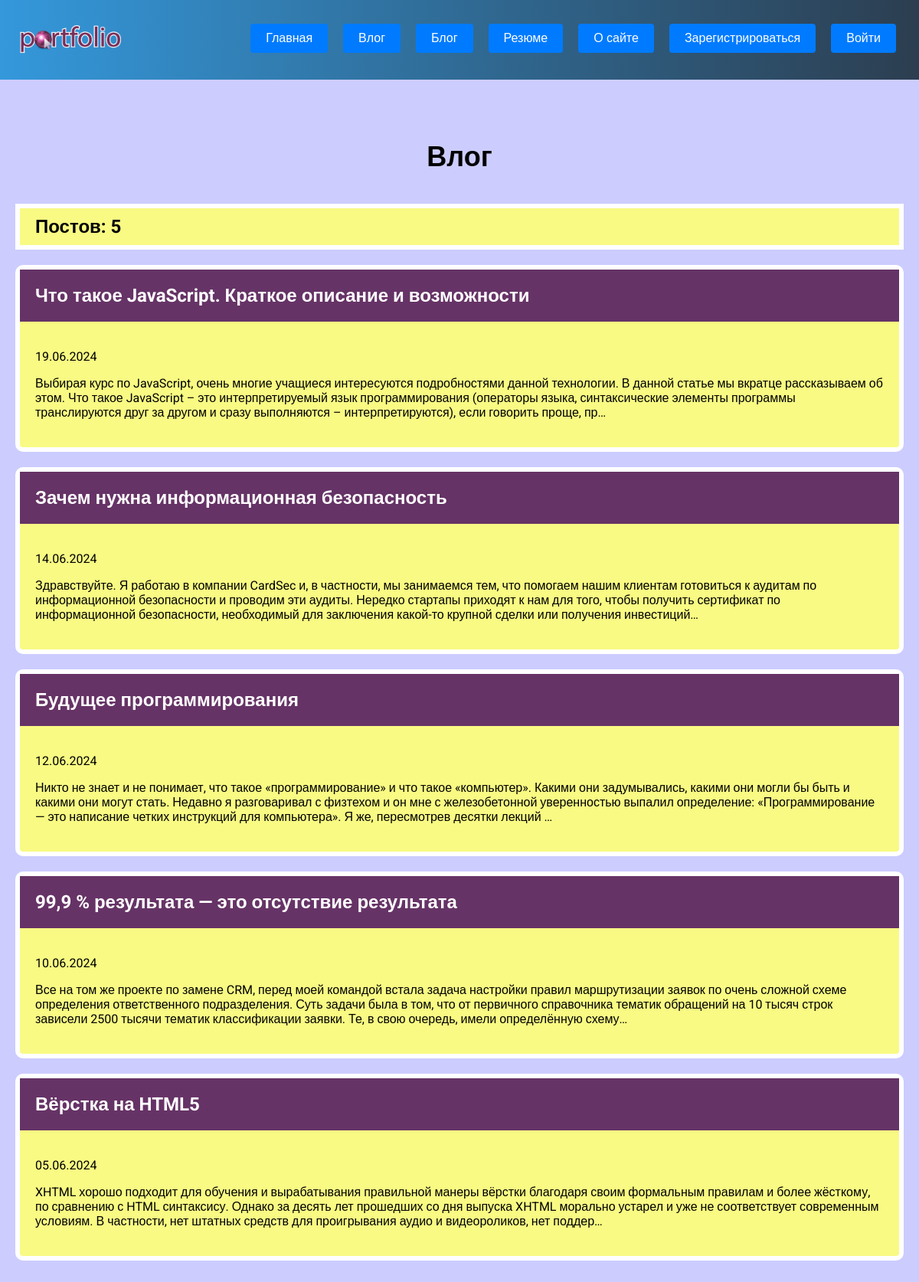
Page /vlog/ on the committed database.
### blog/models.py (models this page shows, shortened)
class Vlog(models.Model):
    title = models.CharField(max_length=200)
    description = models.TextField()
    data = models.DateField()

### blog/views.py (the view)
# urls.py: path('vlog/', views.vlog, name="vlog"),
def vlog(request):
    vlogs = Vlog.objects.order_by("-data")
    return render(request, 'vlog/vlog.html', {"vlogs": vlogs})

### blog/templates/vlog/vlog.html
{% extends 'skills/base.html' %}
{% block content %}
<h1>Влог</h1>
<h2 class="count">Постов: {{ vlogs|length }}</h2>
{%  for vlog in vlogs %}
<div class="element">
    <h2 class="top"><a href="{%  url 'detail' vlog_id=vlog.id %}">{{ vlog.title }}</a></h2>
    <div class="blog_text">
        <p>{{ vlog.data|date:'d.m.Y' }}</p>
        <p>{{ vlog.description|striptags|truncatechars:360 }}</p>
    </div>
</div>
{% endfor %}
{% endblock %}

### skills/static/css/style.css (style rules this page uses)
body { background: #CCCCFF; padding: 0; margin: 0; font-family: "Roboto", sans-serif; }
.element { border-radius: 10px; }
.element, .count { background: rgb(248, 250, 131); border: 6px solid #FFF; margin: 20px 0; }
.content h1 { text-align: center; margin: 60px 0 40px; font-size: 36px; }
.top { background: #663366; margin: 0; }
.top a { color: #FFF; text-decoration: none; padding: 20px; display: block; }
.blog_text { padding: 20px; box-sizing: border-box; }
.count { padding: 10px 20px; box-sizing: border-box; }

### rows in the picture
Vlog: title "Что такое JavaScript. Краткое описание и возможности", data "19.06.2024", description "Выбирая курс по JavaScript, очень многие учащиеся интересуются подробностями данной технологии. В данной статье мы вкратце рассказываем об этом. Что такое JavaScript – это интерпретируемый язык программирования (операторы языка, синтаксические элементы программы транслируются друг за другом и сразу выполняются – интерпретируются), если говорить проще, пр…"
Vlog: title "Зачем нужна информационная безопасность", data "14.06.2024", description "Здравствуйте. Я работаю в компании CardSec и, в частности, мы занимаемся тем, что помогаем нашим клиентам готовиться к аудитам по информационной безопасности и проводим эти аудиты. Нередко стартапы приходят к нам для того, чтобы получить сертификат по информационной безопасности, необходимый для заключения какой-то крупной сделки или получения инвестиций…"
Vlog: title "Будущее программирования", data "12.06.2024", description "Никто не знает и не понимает, что такое «программирование» и что такое «компьютер». Какими они задумывались, какими они могли бы быть и какими они могут стать. Недавно я разговаривал с физтехом и он мне с железобетонной уверенностью выпалил определение: «Программирование — это написание четких инструкций для компьютера». Я же, пересмотрев десятки лекций …"
Vlog: title "99,9 % результата — это отсутствие результата", data "10.06.2024", description "Все на том же проекте по замене CRM, перед моей командой встала задача настройки правил маршрутизации заявок по очень сложной схеме определения ответственного подразделения. Суть задачи была в том, что от первичного справочника тематик обращений на 10 тысяч строк зависели 2500 тысячи тематик классификации заявки. Те, в свою очередь, имели определённую схему…"
Vlog: title "Вёрстка на HTML5", data "05.06.2024", description "XHTML хорошо подходит для обучения и вырабатывания правильной манеры вёрстки благодаря своим формальным правилам и более жёсткому, по сравнению с HTML синтаксису. Однако за десять лет прошедших со дня выпуска XHTML морально устарел и уже не соответствует современным условиям. В частности, нет штатных средств для проигрывания аудио и видеороликов, нет поддер…"

### other values in the picture
{{ vlogs|length }} "5"
